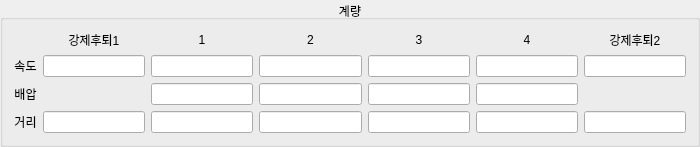
           <widget class="QGroupBox" name="groupBox_3">
            <property name="maximumSize">
             <size>
              <width>700</width>
              <height>16777215</height>
             </size>
            </property>
            <property name="title">
             <string>계량</string>
            </property>
            <property name="alignment">
             <set>Qt::AlignCenter</set>
            </property>
            <property name="flat">
             <bool>true</bool>
            </property>
            <layout class="QGridLayout" name="gridLayout_16">
             <item row="0" column="0">
              <layout class="QGridLayout" name="gridLayout_15">
               <item row="0" column="1">
                <widget class="QLabel" name="label_28">
                 <property name="text">
                  <string>강제후퇴1</string>
                 </property>
                 <property name="alignment">
                  <set>Qt::AlignCenter</set>
                 </property>
                </widget>
               </item>
               <item row="0" column="2">
                <widget class="QLabel" name="label_29">
                 <property name="text">
                  <string>1</string>
                 </property>
                 <property name="alignment">
                  <set>Qt::AlignCenter</set>
                 </property>
                </widget>
               </item>
               <item row="0" column="3">
                <widget class="QLabel" name="label_30">
                 <property name="text">
                  <string>2</string>
                 </property>
                 <property name="alignment">
                  <set>Qt::AlignCenter</set>
                 </property>
                </widget>
               </item>
               <item row="0" column="4">
                <widget class="QLabel" name="label_31">
                 <property name="text">
                  <string>3</string>
                 </property>
                 <property name="alignment">
                  <set>Qt::AlignCenter</set>
                 </property>
                </widget>
               </item>
               <item row="0" column="5">
                <widget class="QLabel" name="label_32">
                 <property name="text">
                  <string>4</string>
                 </property>
                 <property name="alignment">
                  <set>Qt::AlignCenter</set>
                 </property>
                </widget>
               </item>
               <item row="0" column="6">
                <widget class="QLabel" name="label_33">
                 <property name="text">
                  <string>강제후퇴2</string>
                 </property>
                 <property name="alignment">
                  <set>Qt::AlignCenter</set>
                 </property>
                </widget>
               </item>
               <item row="1" column="0">
                <widget class="QLabel" name="label_34">
                 <property name="text">
                  <string>속도</string>
                 </property>
                 <property name="alignment">
                  <set>Qt::AlignCenter</set>
                 </property>
                </widget>
               </item>
               <item row="2" column="0">
                <widget class="QLabel" name="label_35">
                 <property name="text">
                  <string>배압</string>
                 </property>
                 <property name="alignment">
                  <set>Qt::AlignCenter</set>
                 </property>
                </widget>
               </item>
               <item row="3" column="0">
                <widget class="QLabel" name="label_36">
                 <property name="text">
                  <string>거리</string>
                 </property>
                 <property name="alignment">
                  <set>Qt::AlignCenter</set>
                 </property>
                </widget>
               </item>
               <item row="1" column="1">
                <widget class="QLineEdit" name="Li_Suckspd1">
                 <property name="alignment">
                  <set>Qt::AlignCenter</set>
                 </property>
                </widget>
               </item>
               <item row="1" column="2">
                <widget class="QLineEdit" name="Li_Chgspd1">
                 <property name="alignment">
                  <set>Qt::AlignCenter</set>
                 </property>
                </widget>
               </item>
               <item row="1" column="3">
                <widget class="QLineEdit" name="Li_Chgspd2">
                 <property name="alignment">
                  <set>Qt::AlignCenter</set>
                 </property>
                </widget>
               </item>
               <item row="1" column="4">
                <widget class="QLineEdit" name="Li_Chgspd3">
                 <property name="alignment">
                  <set>Qt::AlignCenter</set>
                 </property>
                </widget>
               </item>
               <item row="1" column="5">
                <widget class="QLineEdit" name="Li_Chgspd4">
                 <property name="alignment">
                  <set>Qt::AlignCenter</set>
                 </property>
                </widget>
               </item>
               <item row="1" column="6">
                <widget class="QLineEdit" name="Li_Suckspd2">
                 <property name="alignment">
                  <set>Qt::AlignCenter</set>
                 </property>
                </widget>
               </item>
               <item row="3" column="1">
                <widget class="QLineEdit" name="Li_Suckpos1">
                 <property name="alignment">
                  <set>Qt::AlignCenter</set>
                 </property>
                </widget>
               </item>
               <item row="2" column="2">
                <widget class="QLineEdit" name="Li_Chgbps1">
                 <property name="alignment">
                  <set>Qt::AlignCenter</set>
                 </property>
                </widget>
               </item>
               <item row="3" column="2">
                <widget class="QLineEdit" name="Li_Chgpos1">
                 <property name="alignment">
                  <set>Qt::AlignCenter</set>
                 </property>
                </widget>
               </item>
               <item row="2" column="3">
                <widget class="QLineEdit" name="Li_Chgbps2">
                 <property name="alignment">
                  <set>Qt::AlignCenter</set>
                 </property>
                </widget>
               </item>
               <item row="2" column="4">
                <widget class="QLineEdit" name="Li_Chgbps3">
                 <property name="alignment">
                  <set>Qt::AlignCenter</set>
                 </property>
                </widget>
               </item>
               <item row="2" column="5">
                <widget class="QLineEdit" name="Li_Chgbps4">
                 <property name="alignment">
                  <set>Qt::AlignCenter</set>
                 </property>
                </widget>
               </item>
               <item row="3" column="3">
                <widget class="QLineEdit" name="Li_Chgpos2">
                 <property name="alignment">
                  <set>Qt::AlignCenter</set>
                 </property>
                </widget>
               </item>
               <item row="3" column="4">
                <widget class="QLineEdit" name="Li_Chgpos3">
                 <property name="alignment">
                  <set>Qt::AlignCenter</set>
                 </property>
                </widget>
               </item>
               <item row="3" column="5">
                <widget class="QLineEdit" name="Li_Chgpos4">
                 <property name="alignment">
                  <set>Qt::AlignCenter</set>
                 </property>
                </widget>
               </item>
               <item row="3" column="6">
                <widget class="QLineEdit" name="Li_Suckpos2">
                 <property name="alignment">
                  <set>Qt::AlignCenter</set>
                 </property>
                </widget>
               </item>
              </layout>
             </item>
            </layout>
           </widget>
